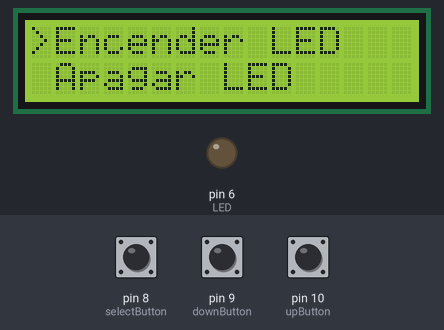
Bench run of a program on a simulated Arduino Uno, built with avr-gcc and run on an emulated ATmega328P. Shown: 16×2 character LCD, output pins drawn as LEDs (lit = HIGH). The inputs (shaded band) are chosen by the test bench; at power-on: pin 8 (selectButton) HIGH, pin 9 (downButton) HIGH, pin 10 (upButton) HIGH.

Above: at 1.2 s.
1.3 s: pin 8 (selectButton) pulled LOW for 0.15 s
At 2.1 s:
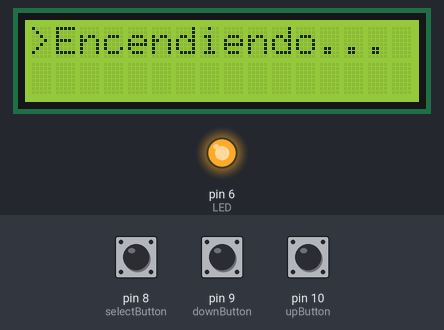
3.7 s: pin 9 (downButton) pulled LOW for 1 s
At 5.3 s:
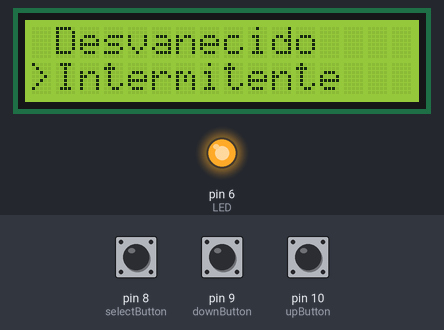
6.2 s: pin 8 (selectButton) pulled LOW for 1 s
At 8.3 s:
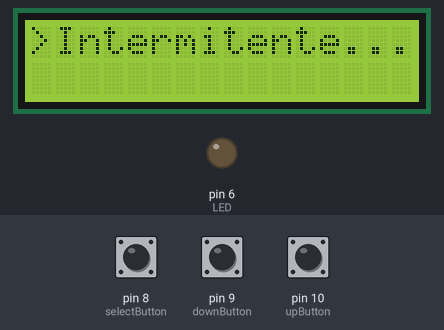
8.7 s: pin 10 (upButton) pulled LOW for 1 s
At 9.51 s:
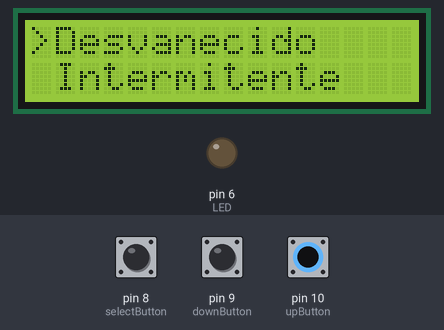
11.2 s: pin 9 (downButton) pulled LOW for 0.15 s
At 11.25 s:
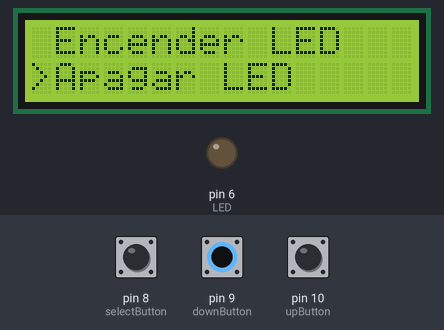
12.8 s: pin 8 (selectButton) pulled LOW for 0.15 s
At 14.8 s:
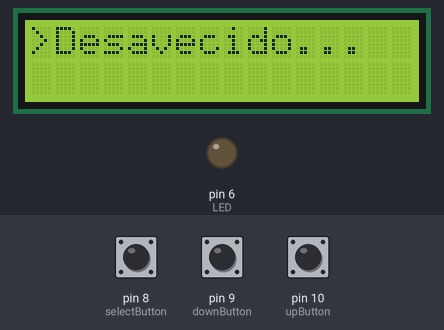
Timing chart, 0 to 16.3 s (numbered marks = the images above; inputs shaded):
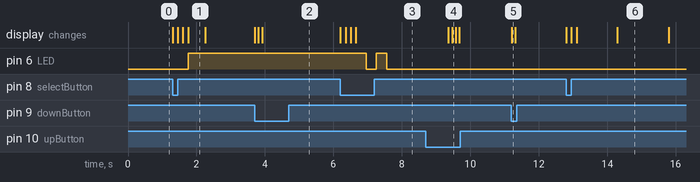

Measured:
- after the input at 1.3 s, pin 6 (LED): LOW → HIGH after 0.45 s; the display: first changes at once (image 1 shows a later state)
- after the input at 3.7 s, the display: first changes at once (image 2 shows a later state)
- after the input at 6.2 s, pin 6 (LED): HIGH → LOW after 0.75 s, → HIGH 0.30 s later, → LOW 0.30 s later; the display: first changes at once (image 3 shows a later state)
- after the input at 8.7 s, the display: first differs from a run without the input after 0.77 s (image 4)
- after the input at 11.2 s, the display: changes at once (image 5)
- after the input at 12.8 s, the display: first changes at once (image 6 shows a later state)
- what the display in image 1 shows lasts 0.5 s, from 1.8 s to 2.3 s

The program:

main.cpp
```cpp
#include <LiquidCrystal.h>

const int rs = 12, en = 11, d4 = 5, d5 = 4, d6 = 3, d7 = 2;
LiquidCrystal lcd(rs, en, d4, d5, d6, d7);

int upButton = 10;
int downButton = 9;
int selectButton = 8;

int menu = 1;

int LED = 6;


void setup() {
  lcd.begin(16, 2);

  pinMode(upButton, INPUT_PULLUP);
  pinMode(downButton, INPUT_PULLUP);
  pinMode(selectButton, INPUT_PULLUP);

  pinMode(LED, OUTPUT);

  updateMenu();
}


void loop() {
  if (!digitalRead(downButton)) {
    menu++;
    updateMenu();
    delay(100);
  }

  if (!digitalRead(upButton)) {
    menu--;
    updateMenu();
    delay(100);

  }

  if (!digitalRead(selectButton)) {
    execute();
    updateMenu();
    delay(100);

  }
}


// ############# Opciones de menu #############

void updateMenu() {
  switch (menu) {
    case 0:
      menu = 1;
      break;
    case 1:
      lcd.clear();
      lcd.print(">Encender LED");
      lcd.setCursor(0, 1);
      lcd.print(" Apagar LED");
      break;
    case 2:
      lcd.clear();
      lcd.print(" Encender LED");
      lcd.setCursor(0, 1);
      lcd.print(">Apagar LED");
      break;
      case 3:
      lcd.clear();
      lcd.print(">Desvanecido");
      lcd.setCursor(0, 1);
      lcd.print(" Intermitente");
      break;
    case 4:
      lcd.clear();
      lcd.print(" Desvanecido");
      lcd.setCursor(0, 1);
      lcd.print(">Intermitente");
      break;
    case 5:
      menu = 4;
      break;

   }
}

// ############ Ejecucion del menu #############
void execute() {
  switch (menu) {
   case 1:
      action1();
      break;
    case 2:
      action2();
      break;
    case 3:
      action3();
      break;
     case 4:
      action4();
      break;

  }
}


// ############## Acciones del menu  #############

void action1() {
  lcd.clear();
  lcd.print(">Encendiendo");
  delay(150);
  lcd.print(".");
  delay(150);
  lcd.print(".");
  delay(150);
  lcd.print(".");

  digitalWrite(LED, HIGH);

  delay(500);
}

void action2() {
  lcd.clear();
  lcd.print(">Apagando");
  delay(150);
  lcd.print(".");
  delay(150);
  lcd.print(".");
  delay(150);
  lcd.print(".");

  digitalWrite(LED, LOW);

  delay(500);
}
void action3() {
  lcd.clear();
  lcd.print(">Desavecido");
  delay(150);
  lcd.print(".");
  delay(150);
  lcd.print(".");
  delay(150);
  lcd.print(".");
  funcDesva(2);
  delay(1500);

}

  void action4() {
  lcd.clear();
  lcd.print(">Intermitente");
  delay(150);
  lcd.print(".");
  delay(150);
  lcd.print(".");
  delay(150);
  lcd.print(".");
  intermitente();
  delay(1500);
  }
void funcDesva(int temp){//la funcion recibe un entero el cual varia la velocidad de desvanecido
  int periodo = temp;//periodo toma el valor que de temp
  //Se declaran dos tiempos los cuales se usarn para la espera o el delay
  unsigned long tiempo1 = 0;
  unsigned long tiempo2 = 0;
  int brillo;
  for(brillo = 0; brillo <= 255; brillo++){//por medio de un for se va aumentando el brillo del led
    analogWrite(LED,brillo);
    tiempo1 = millis();//se le asigna al tiempo 1 el valor de millis
    //el while nos ayuda a sustituir el delay
    while (millis() < tiempo1 + periodo){
      //Espera
    }
  }
  for(brillo = 255; brillo >= 0; brillo-- ){//este for ahora nos sirve para disminuirel brillo del led
    analogWrite(LED,brillo);
    tiempo2 = millis();
    while (millis() < tiempo2 + periodo){

    }

  }


}

void intermitente(){
  digitalWrite(LED,HIGH);
  delay(300);
  digitalWrite(LED,LOW);
  delay(300);
  digitalWrite(LED,HIGH);
  delay(300);
  digitalWrite(LED,LOW);
  delay(300);
}
```
